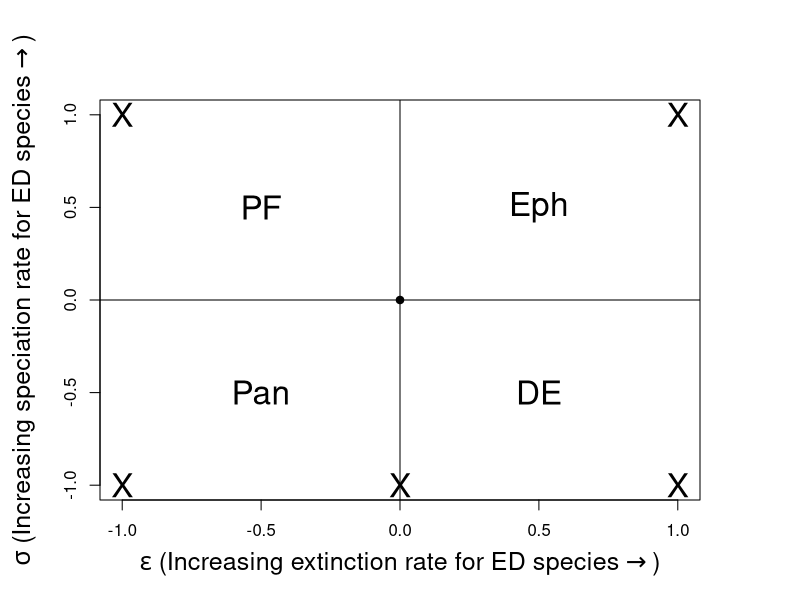
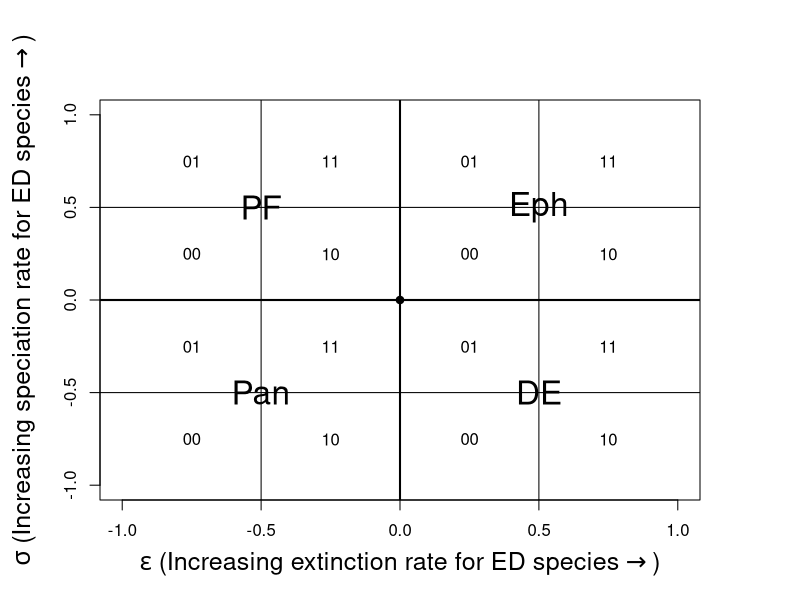

These figures' R source, in order:
# 16/04/2015
# Parameter space of sig-eps

# QUADRANTS
# empty plot
par (mar=(c(4, 4, 4, 4) + 1))
xlab <- expression (paste (epsilon, ' (Increasing extinction rate for ED species') %->% ')')
ylab <- expression (paste (sigma, ' (Increasing speciation rate for ED species') %->% ')')
plot (x=0, y=0, pch=19, xlab=xlab, ylab=ylab, xlim=c(-1,1),
      ylim=c(-1,1), cex.lab=1.5)
# plot labels at different positions
abline (v=0)
abline (h=0)
sig <- c (-0.5, -0.5, 0.5, 0.5)
eps <- c (-0.5, 0.5, -0.5, 0.5)
labels <- c ('Pan', 'PF', 'DE', 'Eph')
text (sig, eps, labels=labels, cex=2)
sig <- c (-1, -1, 1, 1, -1)
eps <- c (-1, 1, -1, 1, 0)
points (eps, sig, pch='X', cex = 2)

# DECSEXTANTS
# empty plot
par (mar=(c(4, 4, 4, 4) + 1))
xlab <- expression (paste (epsilon, ' (Increasing extinction rate for ED species') %->% ')')
ylab <- expression (paste (sigma, ' (Increasing speciation rate for ED species') %->% ')')
plot (x=0, y=0, pch=19, xlab=xlab, ylab=ylab, xlim=c(-1,1),
      ylim=c(-1,1), cex.lab=1.5)
# plot labels at different positions
abline (v=0, lwd=2)
abline (v=0.5)
abline (v=-0.5)
abline (h=0, lwd=2)
abline (h=0.5)
abline (h=-0.5)
# Pan section
sig <- c (-0.75, -0.75, -0.25, -0.25)
eps <- c (-0.75, -0.25, -0.75, -0.25)
labels <- c ('00', '01', '10', '11')
text (sig, eps, labels=labels, cex=1)
text (-0.5, -0.5, labels='Pan', cex=2)
# PF
sig <- c (-0.75, -0.75, -0.25, -0.25)
eps <- c (0.75, 0.25, 0.75, 0.25)
labels <- c ('01', '00', '11', '10')
text (sig, eps, labels=labels, cex=1)
text (-0.5, 0.5, labels='PF', cex=2)
# DE
sig <- c (0.75, 0.75, 0.25, 0.25)
eps <- c (-0.75, -0.25, -0.75, -0.25)
labels <- c ('10', '11', '00', '01')
text (sig, eps, labels=labels, cex=1)
text (0.5, -0.5, labels='DE', cex=2)
# Eph
sig <- c (0.75, 0.75, 0.25, 0.25)
eps <- c (0.75, 0.25, 0.75, 0.25)
labels <- c ('11', '10', '01', '00')
text (sig, eps, labels=labels, cex=1)
text (0.5, 0.5, labels='Eph', cex=2, bg='white')